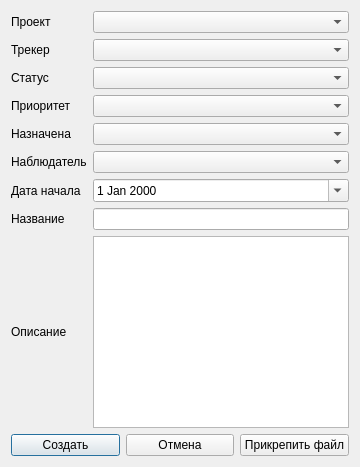
<?xml version="1.0" encoding="UTF-8"?>
<ui version="4.0">
 <class>CreateTicketDialog</class>
 <widget class="QDialog" name="CreateTicketDialog">
  <property name="windowTitle">
   <string>Создание тикета</string>
  </property>
  <layout class="QGridLayout" name="gridLayout">
   <item row="0" column="0">
    <widget class="QLabel" name="labelProject">
     <property name="text">
      <string>Проект</string>
     </property>
    </widget>
   </item>
   <item row="0" column="1">
    <widget class="QComboBox" name="projectCombo"/>
   </item>

   <item row="1" column="0">
    <widget class="QLabel" name="labelTracker">
     <property name="text">
      <string>Трекер</string>
     </property>
    </widget>
   </item>
   <item row="1" column="1">
    <widget class="QComboBox" name="trackerCombo"/>
   </item>

   <item row="2" column="0">
    <widget class="QLabel" name="labelStatus">
     <property name="text">
      <string>Статус</string>
     </property>
    </widget>
   </item>
   <item row="2" column="1">
    <widget class="QComboBox" name="statusCombo"/>
   </item>

   <item row="3" column="0">
    <widget class="QLabel" name="labelPriority">
     <property name="text">
      <string>Приоритет</string>
     </property>
    </widget>
   </item>
   <item row="3" column="1">
    <widget class="QComboBox" name="priorityCombo"/>
   </item>

   <item row="4" column="0">
    <widget class="QLabel" name="labelAssignee">
     <property name="text">
      <string>Назначена</string>
     </property>
    </widget>
   </item>
   <item row="4" column="1">
    <widget class="QComboBox" name="assigneeCombo"/>
   </item>

   <item row="5" column="0">
    <widget class="QLabel" name="labelWatcher">
     <property name="text">
      <string>Наблюдатель</string>
     </property>
    </widget>
   </item>
   <item row="5" column="1">
    <widget class="QComboBox" name="watcherCombo"/>
   </item>

   <item row="6" column="0">
    <widget class="QLabel" name="labelStartDate">
     <property name="text">
      <string>Дата начала</string>
     </property>
    </widget>
   </item>
   <item row="6" column="1">
    <widget class="QDateEdit" name="startDateEdit">
     <property name="calendarPopup">
      <bool>true</bool>
     </property>
    </widget>
   </item>

   <item row="7" column="0">
    <widget class="QLabel" name="labelTitle">
     <property name="text">
      <string>Название</string>
     </property>
    </widget>
   </item>
   <item row="7" column="1">
    <widget class="QLineEdit" name="titleEdit"/>
   </item>

   <item row="8" column="0">
    <widget class="QLabel" name="labelDescription">
     <property name="text">
      <string>Описание</string>
     </property>
    </widget>
   </item>
   <item row="8" column="1">
    <widget class="QPlainTextEdit" name="descriptionEdit"/>
   </item>

   <item row="9" column="0" colspan="2">
    <layout class="QHBoxLayout" name="buttonLayout">
     <item>
      <widget class="QPushButton" name="confirmButton">
       <property name="text">
        <string>Создать</string>
       </property>
      </widget>
     </item>
     <item>
      <widget class="QPushButton" name="cancelBtn">
       <property name="text">
        <string>Отмена</string>
       </property>
      </widget>
     </item>
     <item>
      <widget class="QPushButton" name="attachBtn">
       <property name="text">
        <string>Прикрепить файл</string>
       </property>
      </widget>
     </item>
    </layout>
   </item>
  </layout>
 </widget>
 <resources/>
 <connections/>
</ui>
